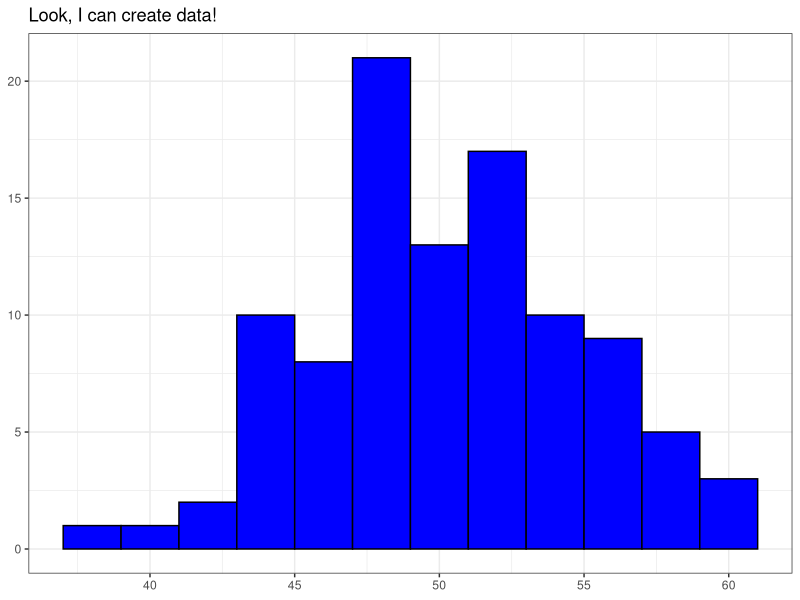

The R script that drew this image: (Note: this script raises an error after producing the figure.)
## ---- chunk 1

library(tidyverse) 
library(ggplot2)

## ---- chunk 2

set.seed(123)

base_rnorm <- rnorm(100, mean = 50, sd = 5)

first_attempt <- data.frame(id = 1:100, base_rnorm)

                                      
data.frame(first_attempt) %>%
ggplot(
 aes(x=base_rnorm)
)+
  theme_bw()+
  geom_histogram(binwidth=2,color="black", fill="blue") +
  labs(
    title = "Look, I can create data!",
    x = NULL, 
    y = NULL
    )

## ---- chunk 3

set.seed(101)

Distance <- rnorm(30, mean = 100, sd = 4.03)

group1 <- data.frame(id = 1:30, Sugar = 1, Caffeine = 1, Distance)


## ---- chunk 4

set.seed(102)

Distance <- rnorm(30, mean = 135, sd = 5.1)

group2 <- data.frame(id = 31:60, Sugar = 1, Caffeine = 0, Distance)

## ---- chunk 5

set.seed(103)

Distance <- rnorm(30, mean = 120, sd = 4.3)

group3 <- data.frame(id = 61:90, Sugar = 0, Caffeine = 1, Distance)


## ---- chunk 6

set.seed(104)

Distance <- rnorm(30, mean = 160, sd = 6.05)

group4 <- data.frame(id = 91:120, Sugar = 0, Caffeine = 0, Distance)

## ---- chunk 7

group1and2 <- group1 %>% full_join(group2)

group3and4 <- group3 %>% full_join(group4)

lab_12_data <- group1and2 %>% full_join(group3and4)

write_csv(lab_12_data, "testdata.csv")

hello <- read.csv("testdata.csv")

## ---- chunk 8



